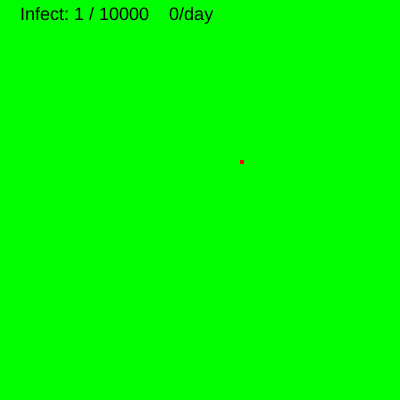
Frame 1 (no input)
Frame 60 (no input): identical to frame 1, image omitted
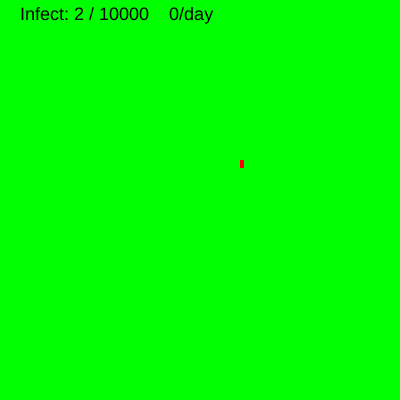
Frame 120 (the mouse pressed at the canvas centre since frame 60)

The p5.js sketch that drew these frames (run headless with seeded random() and noise() and a simulated clock; from frame 60 on, the mouse is pressed at the canvas centre):

// p5.js sketch
// ── sketch.js

var cells; // 细胞： 健康=0，染病=1
var colNum = 100;
var rowNum = 100;
var infectious = 0.1; // 传染能力
var timeStep = 0.1;

// 函数setup() ：准备阶段
function setup() {
	createCanvas(400,400);

	cells = new Array();
	for(var i=0;i<colNum;i++)
	{
		cells[i] = new Array();
		for(var j=0;j<rowNum;j++)
		{
			cells[i][j] = 0;
		}
	}
	cells[60][40] = 1;
}

var lastDrawTime = 0.0
var leftTime = 1.0;
// 函数draw()：作画阶段
function draw() {
	fill(255,50);
	rect(-5,-5,width+10,height+10);
	drawCells(cells);
	
	var TNow = millis()/1000;
	var dt = TNow - lastDrawTime;
	leftTime -= dt;
	if(leftTime<=0.0)
	{
		cells = infect(cells);// 传染
		leftTime = timeStep;
		//leftTime = random(..);
	}
	dispInfectionState(cells);
	lastDrawTime = TNow;
}

function CopyCellArray(c)
{
	var cols = c.length;
	var rows = c[0].length;
	var c2 = new Array();
	for(var i=0;i<cols;i++)
	{
		c2[i] = new Array();
		for(var j=0;j<rows;j++)
		{
			c2[i][j] = c[i][j];
		}
	}
	return c2;
}
var infectPerDay  = 0;
function infect(c)
{
	var ccopy = CopyCellArray(c);

	var cols = c.length;
	var rows = c[0].length;
	var infectCnt = 0;
	for(var i=0;i<cols;i++)
	{
		for(var j=0;j<rows;j++)
		{
			if(c[i][j]==1)
			// 如果已经感染，不发生事情
			{
				continue;
			}
			var ileft = i-1;
			var cl = getCellValue(c,i-1,j);
			var cr = getCellValue(c,i+1,j);
			var cu = getCellValue(c,i,j-1);
			var cb = getCellValue(c,i,j+1);
			var thres = infectious*(cl+cr+cu+cb)/4;
			if(random(0,1)<thres)
			{
				ccopy[i][j] = 1;
				infectCnt ++;
			}
		}
	}
	infectPerDay = infectCnt;
	return ccopy;
}

function getCellValue(c,i,j)
{
	var cols = c.length;
	var rows = c[0].length;

	if(i<0)
	{
		i = i+cols;
	}
	if(j<0)
	{
		j = j+rows;
	}

	i = i%cols;
	j = j%rows;
	return c[i][j];
}

function drawCells(c)
{
	var cols = c.length;
	var rows = c[0].length;
	var xgap = width/cols;
	var ygap = height/rows;

	var x0 = 0;
	var y0 = 0;
	push();
	for(var i=0;i<cols;i++)
	{
		for(var j=0;j<rows;j++)
		{
			var cval = c[i][j];
			fill(cval*255,255*(1-cval),0);
			noStroke();
			var x = x0 + xgap*i;
			var y = y0 + ygap*j;
			rect(x,y,xgap,ygap);
		}
	}
	pop();
}


function dispInfectionState(c)
{
	var cols = c.length;
	var rows = c[0].length;

	var totalNum = cols*rows;
	var infectNum = 0;
	for(var i=0;i<cols;i++)
	{
		for(var j=0;j<rows;j++)
		{
			var cval = c[i][j];
			if(cval>=1)
			{
				infectNum ++;
			}
		}
	}

	push();
	textSize(18);
	fill(0);
	text(
		"Infect: " + infectNum + " / " + totalNum + "    " + infectPerDay + "/day",20,20);
	pop();

}
